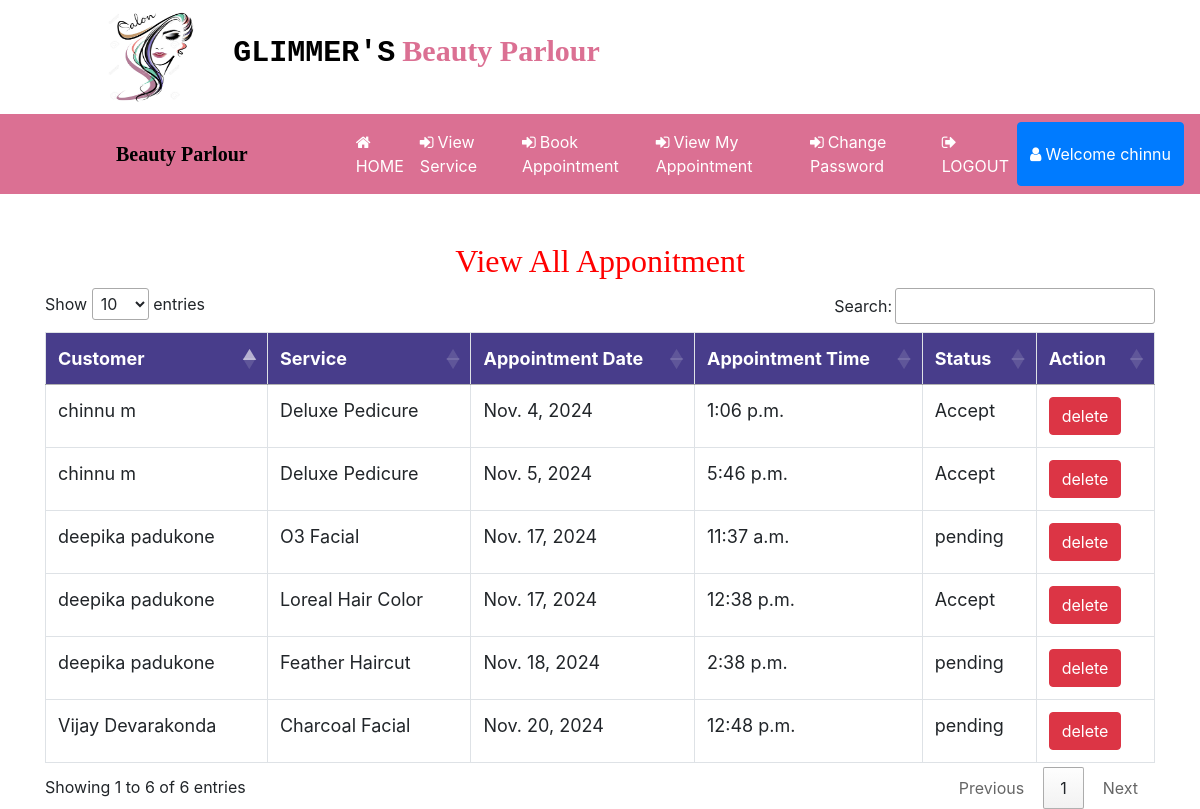
The app's page /all_appointment (signed in) with its own data.
### beauty/models.py (models this page shows, shortened)
class Apponitment(models.Model):
    service = models.ForeignKey(Servise,on_delete=models.CASCADE,null=True)
    customer = models.ForeignKey(Customer,on_delete=models.CASCADE,null=True)
    status = models.ForeignKey(Book_status,on_delete=models.CASCADE,null=True)
    paid = models.ForeignKey(Booking_Paid,on_delete=models.CASCADE,null=True)
    date1 = models.DateField(null=True)
    time1 = models.TimeField(null=True)

class Customer(models.Model):
    user = models.ForeignKey(User,on_delete=models.CASCADE,null=True)
    status = models.ForeignKey(User_status,on_delete=models.CASCADE,null=True)
    mobile = models.IntegerField(null=True)
    gender = models.CharField(max_length=10,null=True)
    image = models.ImageField(null=True,blank=True)

class Servise(models.Model):
    name = models.CharField(max_length=100,null=True)
    cost = models.IntegerField(null=True)
    image = models.FileField(null=True)

class Book_status(models.Model):
    status = models.CharField(max_length=100,null=True)

### beauty/views.py (the view)
# urls.py: path('all_appointment',All_Appointment,name="all_appointment"),
def All_Appointment(request):
    if not request.user.is_authenticated:
        return redirect('login_admin')
    pro = Apponitment.objects.all()
    d = {'appoint':pro}
    return render(request,'all_appointment.html',d)

### beauty/templates/all_appointment.html (shortened to what this page needs)
{% extends 'navigation.html' %}
{% load static %}
{% block body %}
<center><h2 style="color:red;margin-top:4%;font-family:'Monotype Corsiva';">View All Apponitment</h2></center>
<div  class="container-fluid">
    <center>
    <div class="container">
        <table class="table table-bordered" id="myTable">
  <thead>
  <tr>
    <th>Customer</th>
    <th>Service</th>
    <th>Appointment Date</th>
      <th>Appointment Time</th>
    <th>Status</th>
    <th>Action</th>
  </tr>
  </thead>
   <tbody>
    {% for i in appoint %}
  <tr>
    <td>{{i.customer.user.first_name}} {{i.customer.user.last_name}}</td>
    <td>{{i.service.name}}</td>
      <td>{{i.date1}}</td>
      <td>{{i.time1}}</td>
      <td>{{i.status.status}}</td>
    <td><a href="{% url 'delete_appointment' i.id %}"><button class="btn btn-danger" onclick="return confirm('Are you sure?')">delete</button></a></td>
  </tr>
    {% endfor %}
    </tbody>
</table>
 </div></center>
</div>
{% endblock %}

### beauty/templates/navigation.html (shortened to what this page needs)
<!DOCTYPE html>
<html lang="en">
<head>
  {% load static %}
  <link rel="stylesheet" href="https://maxcdn.bootstrapcdn.com/bootstrap/4.0.0/css/bootstrap.min.css"
>
  <link rel=stylesheet href="//cdn.datatables.net/1.10.19/css/jquery.dataTables.min.css">
</head>
<link rel="stylesheet" href="https://cdnjs.cloudflare.com/ajax/libs/font-awesome/4.7.0/css/font-awesome.min.css">
</head>
<body>
  <div class="container-fluid" style="padding:1%;margin-bottom:0%;background:color:white">
    <img src="{% static 'images/beauty3.jpg' %}" style="width:90px;height:90px;margin-right:10px;margin-left:8%"><span
      style="padding:20px;font-weight:bold;font-size:30px">
      <span style="color:black;font-family : 'Courier New', Courier, monospace;">GLIMMER'S</span>
      <span style="color:palevioletred;font-family : 'Monotype Corsiva' ;">Beauty Parlour</span></h4>
  </div>
  <nav class="navbar navbar-expand-sm" style="background-color:palevioletred">
    <a class="navbar-brand" href="#"
      style="color:black;font-family:'Monotype Corsiva';font-weight:bold;margin-left:100px;margin-right:0">
      Beauty Parlour</a>
    <ul class="navbar-nav">
      {% if request.user.username %}
      {% if not request.user.is_staff %}
      <li class="nav-item">
        <a class="nav-link" href="{% url 'profile' %}" style="color:white;margin-left:100px">
          <i class="fa fa-home" style="margin-right:4px"></i>HOME</a>
      </li>
      <li class="nav-item">
        <a class="nav-link" href="{% url 'all_service' %}" style="color:white">
          <i class="fa fa-sign-in" style="margin-right:4px"></i>View Service</a>
      </li>
      <li class="nav-item">
        <a class="nav-link" href="{% url 'book_appointment' %}" style="color:white">
          <i class="fa fa-sign-in" style="margin-right:4px"></i>Book Appointment</a>
      </li>
      <li class="nav-item">
        <a class="nav-link" href="{% url 'view_appointment' %}" style="color:white">
          <i class="fa fa-sign-in" style="margin-right:4px"></i>View My Appointment</a>
      </li>
      <li class="nav-item">
        <a class="nav-link" href="{% url 'change_password' %}" style="color:white">
          <i class="fa fa-sign-in" style="margin-right:4px"></i>Change Password</a>
      </li>
      {% endif %}
      {% endif %}
      {% if request.user.is_authenticated %}
      {% if not request.user.is_staff %}
      <li class="nav-item">
        <a class="nav-link" href="{% url 'logout' %}" style="color:white">
          <i class="fa fa-sign-out" style="margin-right:4px"></i>LOGOUT</a>
      </li>
      <div class="btn-group">
        <button type="button" class="btn btn-primary" data-toggle="dropdown" aria-haspopup="true" aria-expanded="false">
          <i class="fa fa-user" style="margin-right:4px"></i>Welcome {{request.user.first_name}}
        </button>
      </div>
      {% endif %}
      {% endif %}
    </ul>
  </nav>
  {% block body %}
  {% endblock %}
</body>
</html>

### beauty/templates/navigation.html (style rules this page uses)
* { box-sizing: border-box; }
#myTable { border-collapse: collapse; width: 100%; border: 1px solid #ddd; font-size: 18px; }
#myTable th { text-align: left; padding: 12px; background-color: Darkslateblue; color: white; }
#myTable td { text-align: left; padding: 12px; background-color: white; }
#myTable tr { border-bottom: 1px solid #ddd; }

### records on screen
Apponitment: customer.user.first_name "chinnu", customer.user.last_name "m", service.name "Deluxe Pedicure", date1 "Nov. 4, 2024", time1 "1:06 p.m.", status.status "Accept"
Apponitment: customer.user.first_name "chinnu", customer.user.last_name "m", service.name "Deluxe Pedicure", date1 "Nov. 5, 2024", time1 "5:46 p.m.", status.status "Accept"
Apponitment: customer.user.first_name "deepika", customer.user.last_name "padukone", service.name "O3 Facial", date1 "Nov. 17, 2024", time1 "11:37 a.m.", status.status "pending"
Apponitment: customer.user.first_name "deepika", customer.user.last_name "padukone", service.name "Loreal Hair Color", date1 "Nov. 17, 2024", time1 "12:38 p.m.", status.status "Accept"
Apponitment: customer.user.first_name "deepika", customer.user.last_name "padukone", service.name "Feather Haircut", date1 "Nov. 18, 2024", time1 "2:38 p.m.", status.status "pending"
Apponitment: customer.user.first_name "Vijay", customer.user.last_name "Devarakonda", service.name "Charcoal Facial", date1 "Nov. 20, 2024", time1 "12:48 p.m.", status.status "pending"

### other values on screen
{{ request.user.first_name }} "chinnu"
